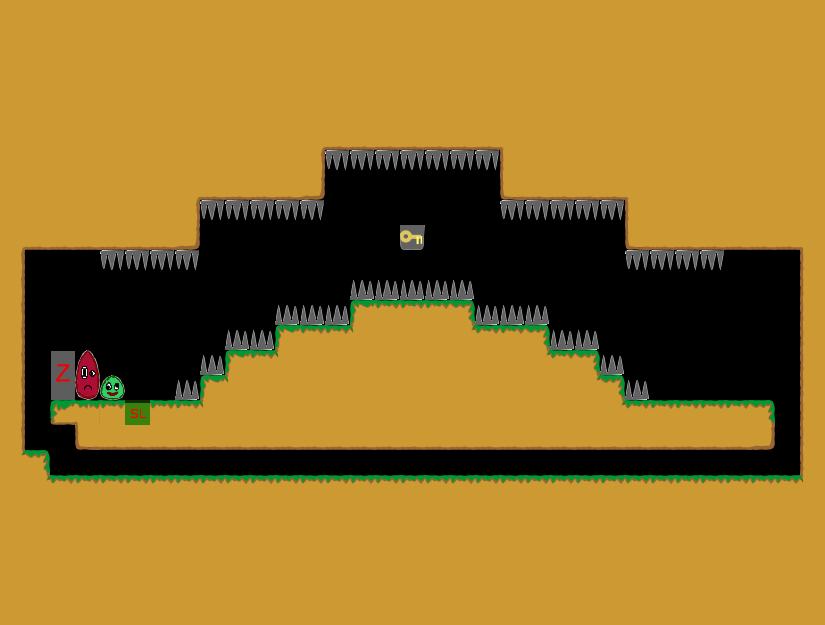

A level layout from a 2D game, rendered from its tile map. Below: a short description, then the map file with tile-grid data replaced by summaries:
An orthogonal 33x25 tile map with 25x25 px tiles, 1 tile layer (Kachelebene 1).

<map version="1.0" orientation="orthogonal" width="33" height="25" tilewidth="25" tileheight="25">
 <tileset firstgid="1" name="Tileset" tilewidth="25" tileheight="25">
  <image source="../../../img/Tileset.png" width="400" height="250" />
 </tileset>
 <layer name="Kachelebene 1" width="33" height="25">
  <data>[825 cells, 654 non-empty, 24 distinct tile ids]</data>
 </layer>
</map>
